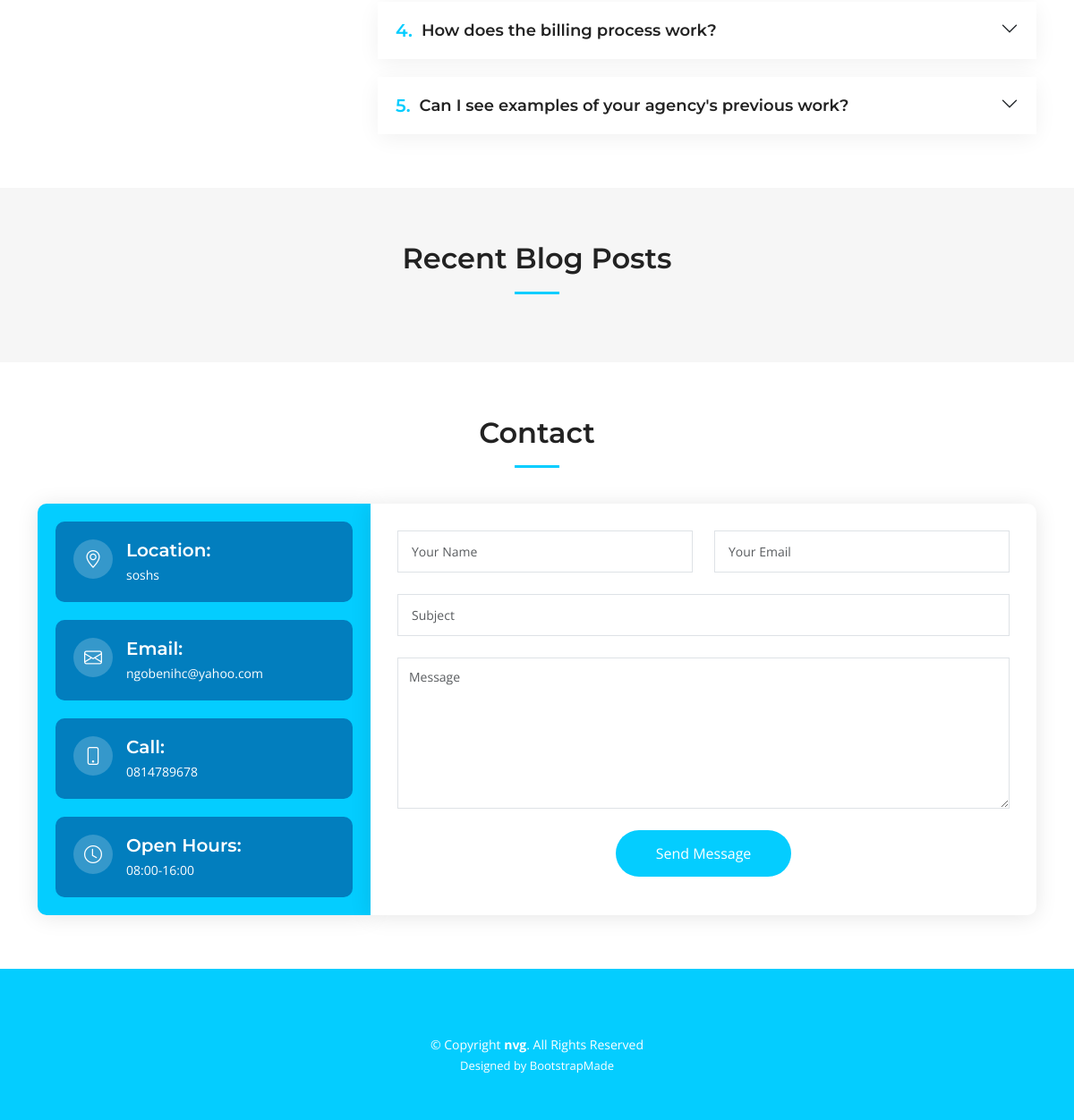
The app's page / (lower part), older data.
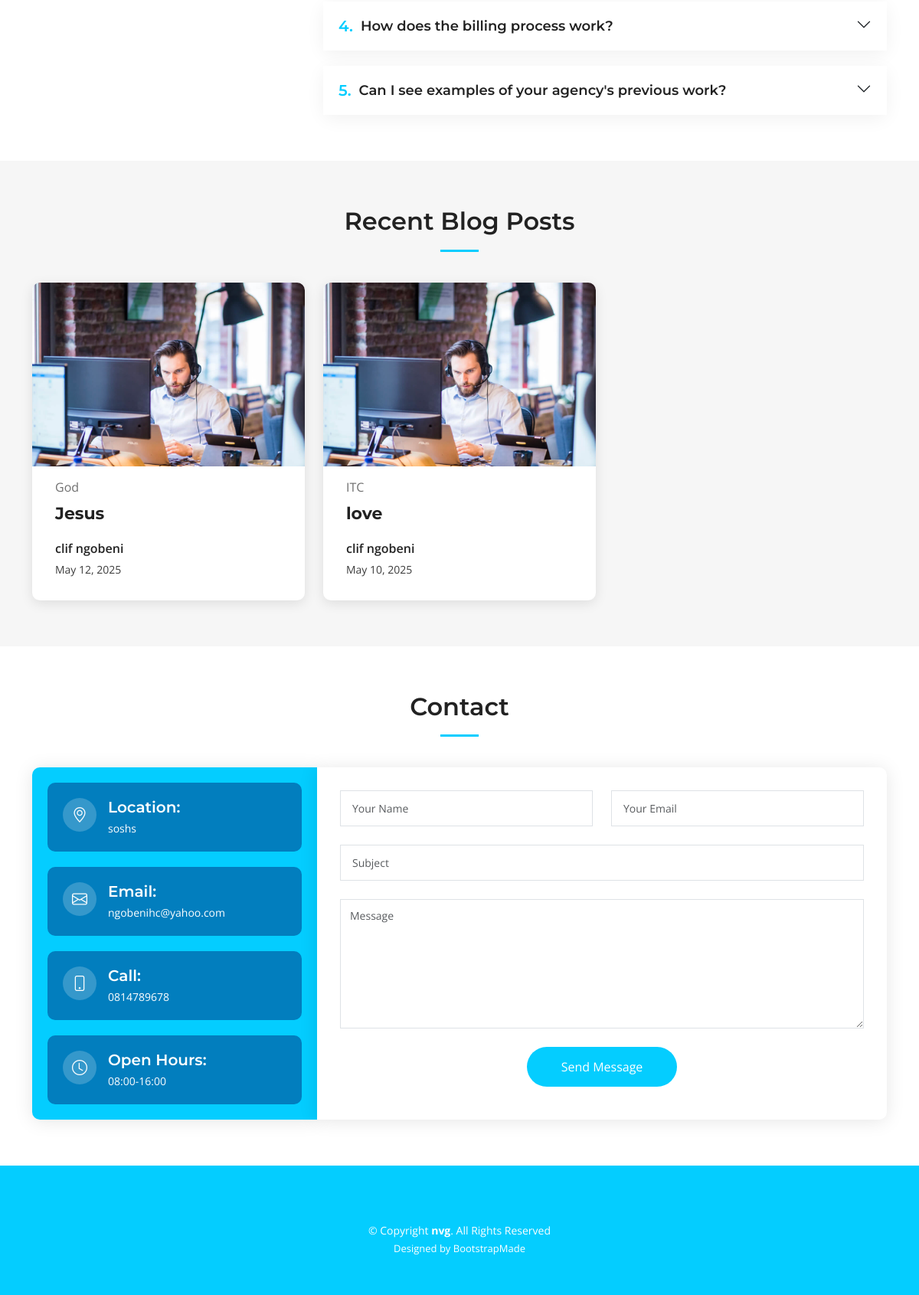
The same page, newer data.
### appwebsite/models.py (models this page shows, shortened)
class FrequentlyAskedQuestionsInfo(models.Model):
    questions = models.CharField(max_length=255)
    answer= models.TextField()

class BlogInfo(models.Model):
    img = models.CharField(max_length=255,null=True,blank=True)
    topic_category= models.CharField(max_length=255,null=True,blank=True)
    title = models.CharField(max_length=255)
    author = models.ForeignKey(AuthorInfor,null=True, on_delete=models.CASCADE)
    context = models.TextField(null=True)
    date_created = models.DateTimeField(default=timezone.now)

class AuthorInfor(models.Model):
    first_name = models.CharField(max_length=50)
    last_name = models.CharField(max_length=50)
    country = models.CharField(max_length=50)
    joined_date = models.DateTimeField(null=True,blank=True)

### appwebsite/views.py (the view)
# urls.py: path('',views.home,name='home-page'),
def home(request):
    company = CompanyInfo.objects.first()
    service = ServiceInfo.objects.all()
    testimonial = TestimonialIfor.objects.all()
    asked_questions = FrequentlyAskedQuestionsInfo.objects.all()
    blog_post = BlogInfo.objects.all().order_by("-date_created")[:3]
    context = {
    'company_name':company.company_name,
    "location":company.location,
    'phone':company.phone,
    'email': company.email,
    'open_hours':company.open_hours,
    'video_url': company.video_url,
    'twitter_url': company.twitter_url,
    'instagram_url':company.instagram_url,
    'linkedin_url': company.linkedin_url,
    'facebook_url':company.facebook_url,
    'service': service,
    'testimonial':testimonial,
    'asked_questions':asked_questions,
    'blog_post':blog_post,
    }
    return render(request, 'appwebsite/home.html', context)

### templates/appwebsite/home.html (shortened to what the changed rows need)
{% extends 'appwebsite/base.html' %}
{% load static %}
{% block website %}
    <section id="faq" class="faq">
      <div class="container" data-aos="fade-up">
        <div class="row gy-4">
          <div class="col-lg-8">
            <div class="accordion accordion-flush" id="faqlist" data-aos="fade-up" data-aos-delay="100">
              {% for questions in asked_questions %}
                <div class="accordion-item">
                  <h3 class="accordion-header">
                    <button class="accordion-button collapsed" type="button" data-bs-toggle="collapse" data-bs-target="#faq-content-{{ forloop.counter}}.">
                      <span class="num">{{ forloop.counter}}.</span>
                      {{questions.questions}}
                    </button>
                  </h3>
                </div>
              {% endfor %}
            </div>
          </div>
        </div>
      </div>
    </section>
    <section id="recent-posts" class="recent-posts sections-bg">
      <div class="container" data-aos="fade-up">
        <div class="section-header">
          <h2>Recent Blog Posts</h2>
        </div>
        <div class="row gy-4">
          {% for blog in blog_post %}
            <div class="col-xl-4 col-md-6">
            <article>
              <div class="post-img">
                {% if 'http' in blog.img %}
                  <img src="{{ blog.img }}" class="testimonial-img flex-shrink-0" alt="">
                {% else %}
                  <img src="{% static 'assets/img/blog/blog-1.jpg' %}" alt="" class="img-fluid">
                {% endif %}
              </div>
              <p class="post-category">{{blog.topic_category}}</p>
              <h2 class="title">
                <a href="{% url 'blog-page' blog_id=blog.id %}"> {{blog.title}}</a>
              </h2>
              <div class="d-flex align-items-center">
                <div class="post-meta">
                  <p class="post-author">{{blog.author.first_name}} {{blog.author.last_name}} </p>
                  <p class="post-date">
                    <time datetime="2022-01-01">{{blog.date_created |date:"M j, Y"}}</time>
                  </p>
                </div>
              </div>
            </article>
          </div>
          {% endfor %}
        </div>
      </div>
    </section>
    <section id="contact" class="contact">
      <div class="container" data-aos="fade-up">
        <div class="section-header">
          <h2>Contact</h2>
        </div>
      </div>
    </section>
{% endblock website %}

Row changes from the older to the newer data that the page shows:
added BlogInfo: topic_category "God", title "Jesus", author.first_name "clif", author.last_name "ngobeni", date_created "May 12, 2025"
added BlogInfo: topic_category "ITC", title "love", author.first_name "clif", author.last_name "ngobeni", date_created "May 10, 2025"
